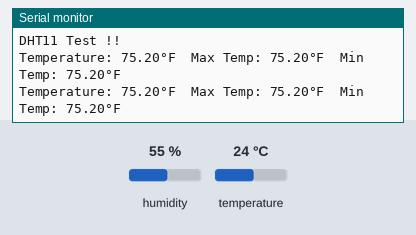
Bench run of a sketch on a simulated Arduino Uno, built with avr-gcc and run on an emulated ATmega328P. On the bench: the last lines printed to the serial monitor. Inputs (shaded band) come from the test bench; at power-on: temperature 24 °C, humidity 55 %.

Above: at 4.8 s.
4.9 s: temperature set to 12 °C
At 6.5 s:
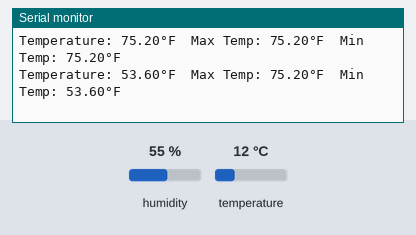
7.9 s: temperature set to 19 °C
At 8.9 s:
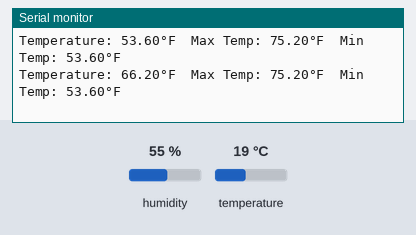
Timing chart, 0 to 10.9 s (numbered marks = the images above; inputs shaded):
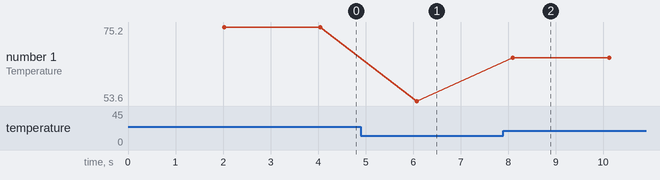

The sketch:

Practical_11.ino
```cpp
#include <DHT.h>
#include <DHT_U.h>
#define DHTPIN 3
#define DHTTYPE DHT11
DHT dht(DHTPIN, DHTTYPE);
float maxTemp = -1000; // Initialize to very low temperature
float minTemp = 1000; // Initialize to very high temperature

void setup()
{
  Serial.begin(9600);
  Serial.println("DHT11 Test !!");
  dht.begin();
}

void loop()
{
  delay(2000);
  float f = dht.readTemperature(true); // Read temp in Fahrenheit
  // Checking for any failure if occurs
  if (isnan(f))
  {
    Serial.println("Failed to read from DHT Sensor...!");
    return;
}

// Update maximum and minimum temperatures
  if (f > maxTemp)
  {
    maxTemp = f;
  }

  if (f < minTemp)
  {
    minTemp = f;
  }

  Serial.print("Temperature: ");
  Serial.print(f);
  Serial.print("°F\t");
  Serial.print("Max Temp: ");
  Serial.print(maxTemp);
  Serial.print("°F\t");
  Serial.print("Min Temp: ");
  Serial.print(minTemp);
  Serial.println("°F");
}
```

Measured:
- after the input at 4.9 s, the serial monitor: prints a new line after 1.2 s (image 1)
- after the input at 7.9 s, the serial monitor: prints a new line after 0.20 s (image 2)
- plotted number 1: 75.2 → 53.6 after the input at 4.9 s, 53.6 → 66.2 after the input at 7.9 s
